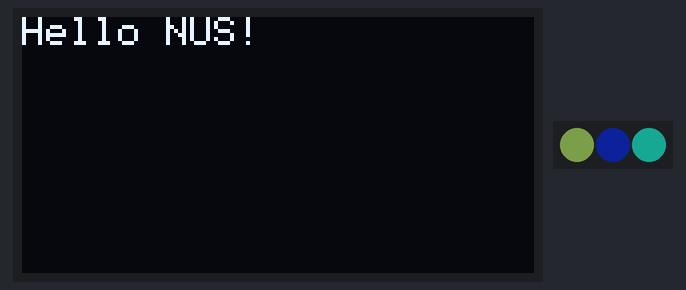
Simulated run of this sketch. Board: ESP32. Shown: 128×64 one-colour display, 3 RGB LEDs in strip order, left to right. Dim RGB values are drawn brighter than linear; the strip is taken to match the declared colour order; random numbers use the default seed unless the sketch sets one; what the sketch prints to the serial monitor is not drawn.

Above: at 0.1 s.
At 4.6 s:
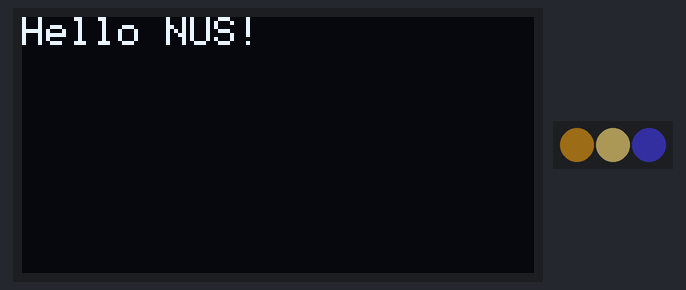
At 9.6 s:
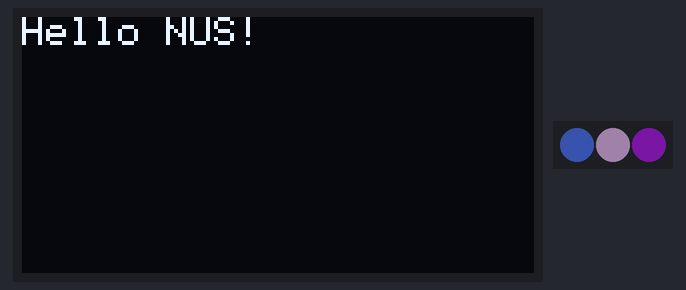
At 19.6 s:
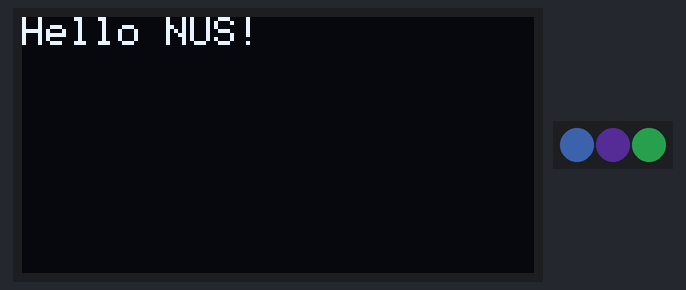
At 29.1 s:
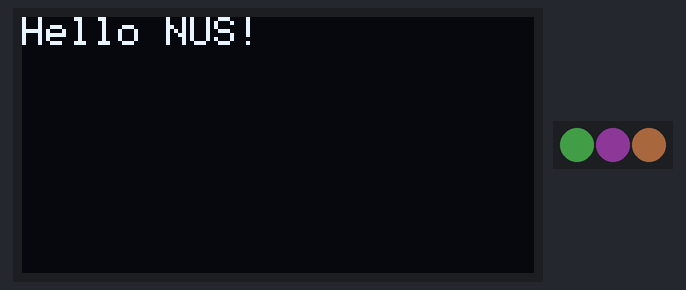
At 39.1 s:
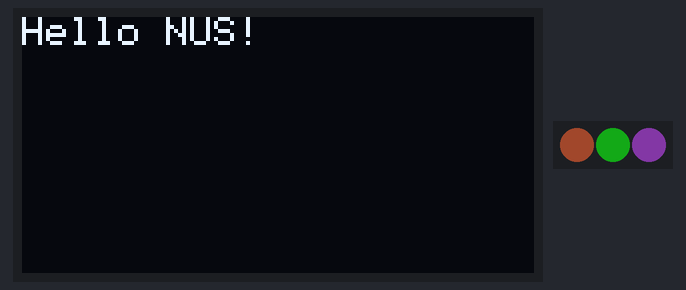
Timing chart, 0 to 40.0 s (numbered marks = the images above):
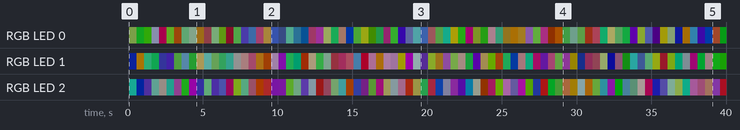

The sketch:

Ch12_-_ArduinoLibraries.ino
```cpp
/*
 *  Ex_08 - Arduino Libraries
 *  Printing text to OLED Display
 *  Random color display on Neopixels
 *
 *  PortExpander
 *  -- Bit 4 - 0
 *  -- Line sensor Module
 *  -- Bit 7 - 5
 *  -- End Stop switch Module
 *
 *  NeoPixel
 *  -- IO5
 */
#include <Wire.h>
#include <Adafruit_NeoPixel.h>
#include "SSD1306Ascii.h"
#include "SSD1306AsciiWire.h"

#define I2C_SDA 19
#define I2C_SCL 18

#define PEXP_I2CADDR 0x23
#define OLED_I2CAADR 0x3C

#define NEO_PIXEL 5
#define LED_COUNT 3

Adafruit_NeoPixel strip(LED_COUNT, NEO_PIXEL, NEO_RGB + NEO_KHZ800);
SSD1306AsciiWire oled;

void setup() {
    Wire.begin(I2C_SDA, I2C_SCL);
    oled.begin(&Adafruit128x64, OLED_I2CAADR);

    Serial.begin(115200); //set up serial library baud rate to 115200
    Serial.println("IO Port Expander Test");

    strip.begin();           // INITIALIZE NeoPixel strip object (REQUIRED)
    strip.show();            // Turn OFF all pixels ASAP
    strip.setBrightness(50); // Set BRIGHTNESS to about 1/5 (max = 255)
    randomSeed(analogRead(0));

    oled.setFont(Adafruit5x7);
    oled.clear();
    oled.println("Hello NUS!");
}

void loop() {
    strip.setPixelColor(0, strip.Color(random(255),random(255),random(255)));
    strip.setPixelColor(1, strip.Color(random(255),random(255),random(255)));
    strip.setPixelColor(2, strip.Color(random(255),random(255),random(255)));
    strip.show(); // This sends the updated pixel color to the hardware.

    delay(500);
}
```

Measured:
- by itself, RGB LED 1: off → RGB(2, 6, 27) at 0.08 s, → RGB(46, 31, 1) 0.50 s later, → RGB(12, 47, 32) 0.50 s later, → RGB(4, 41, 20) 0.50 s later, … (80 changes in this stretch)
- by itself, RGB LED 2: off → RGB(6, 43, 38) at 0.08 s, → RGB(0, 7, 31) 0.50 s later, → RGB(15, 9, 30) 0.50 s later, → RGB(20, 34, 31) 0.50 s later, … (80 changes in this stretch)
- what the display in image 1 shows lasts 0.5 s, from 4.6 s to 5.1 s
